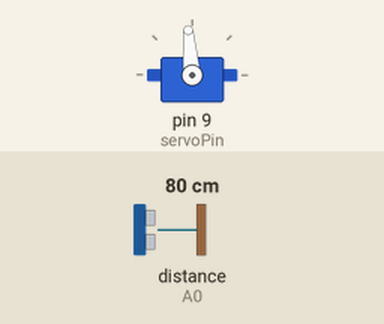
This sketch was run on a simulated Arduino Uno, built with avr-gcc and run on an emulated ATmega328P. Shown: servo. Inputs (shaded band) come from the test bench; at power-on: distance to the obstacle (sensor on A0) 80 cm. What the sketch prints to the serial monitor is not drawn.

Above: at 1.2 s.
1.3 s: distance to the obstacle (sensor on A0) set to 2 cm
2.8 s: distance to the obstacle (sensor on A0) set to 18 cm
Timing chart, 0 to 5.8 s (numbered marks = the images above; inputs shaded):
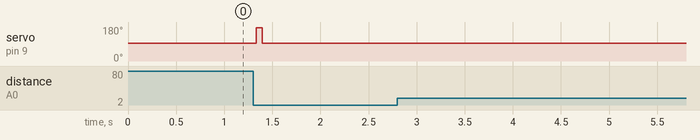

The sketch:

PID_min_kode_VIRKER.ino
```cpp
// Include the library:
#include "SharpIR.h"

#include <Servo.h>

const int servoPin = 9;
const int sensorPin = A0;
#define IRPin A0
#define model 1080

int distance_cm;
SharpIR mySensor = SharpIR(IRPin, model);

Servo myServo;

// PID constants
double Kp = 2;  // Proportional constant
double Ki = 0.1;  // Integral constant
double Kd = 8.0;  // Derivative constant

// PID variables
double setpoint = 12;  // Setpoint for the sensor (midpoint)
double previousError = 0.0;
double integral = 0.0;

void setup() {
  myServo.attach(servoPin);
  Serial.begin(9600);
}

void loop() {
  double sensorValue = mySensor.distance();
  double error = setpoint - sensorValue;

  // Proportional term
  double P = Kp * error;

  // Integral term
  integral += Ki * error;

  // Derivative term
  double derivative = Kd * (error - previousError);

  // PID control signal
  double pidOutput = -(P + integral + derivative);

  // Update servo position
  int servoPosition = constrain(135 - pidOutput, 95, 175);
  myServo.write(servoPosition);

  // Update previous error for the next iteration
  previousError = error;

  // Print values for debugging
  Serial.print("Sensor: ");
  Serial.print(sensorValue);
  Serial.print("  Error: ");
  Serial.print(error);
  Serial.print("  PID Output: ");
  Serial.print(pidOutput);
  Serial.print("  Pos: ");
  Serial.println(servoPosition);
  delay(10);  // Adjust the delay as needed
}
```

Measured:
- after the input at 1.3 s, servo on pin 9 (servoPin): 95° → 175° at once, → 95° 0.06 s later
- after the input at 2.8 s, every drawn part: stays the same
